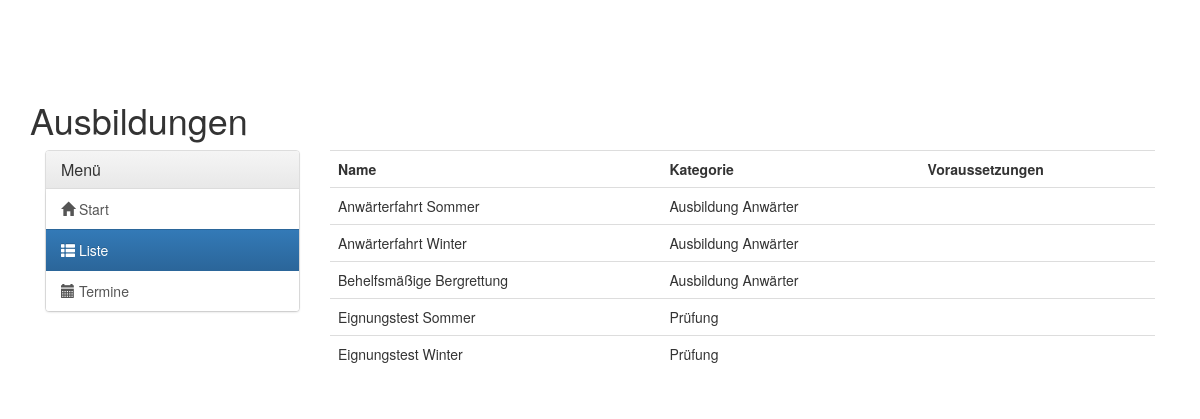
Page /ausbildung/liste/ (signed in) on the committed database.
### trainings/models.py (models this page shows, shortened)
class Training(models.Model):
    name = models.CharField(primary_key=True, max_length=50, verbose_name='Name')
    prerequisites = models.ManyToManyField("self", through='Prerequisites_for_training',
                                           through_fields=('post_training', 'pre_training'),
                                           verbose_name='Voraussetzungen',
                                           symmetrical=False,
                                           related_name='with_prerequisite')
    category = models.ForeignKey(TrainingCategory, on_delete=models.CASCADE, verbose_name='Kategorie', null=True)
    class Meta:
        verbose_name_plural = 'Ausbildungen'
        verbose_name = 'Ausbildung'

class TrainingCategory(models.Model):
    name = models.CharField(primary_key=True, max_length=50, verbose_name='Name')
    class Meta:
        verbose_name_plural = 'Ausbildungskategorien'
        verbose_name = 'Ausbildungskategorie'

### trainings/views.py (the view)
@login_required
def training_list(request):
    training_list = Training.objects.order_by('name')
    return render(request, 'trainings/training_list.html',
                  {'training_list': training_list, 'current_member': Member.objects.get(user=request.user),
                   'nav': 'list'})

### trainings/templates/trainings/training_list.html (shortened to what this page needs)
{% extends 'training_base.html' %}
{% block training_content %}
<div class="table-responsive">
    <table class="table">
        <tr>
            <th>Name</th>
            <th>Kategorie</th>
            <th>Voraussetzungen</th>
        </tr>
        {% for training in training_list %}
        <tr>
            <td>{{ training.name }}</td>
            <td>{{ training.category.name }}</td>
            <td>
            </td>
        </tr>
        {% endfor %}
    </table>
</div>
{% endblock %}

### rows in the picture
Training: name "Anwärterfahrt Sommer", category.name "Ausbildung Anwärter"
Training: name "Anwärterfahrt Winter", category.name "Ausbildung Anwärter"
Training: name "Behelfsmäßige Bergrettung", category.name "Ausbildung Anwärter"
Training: name "Eignungstest Sommer", category.name "Prüfung"
Training: name "Eignungstest Winter", category.name "Prüfung"
